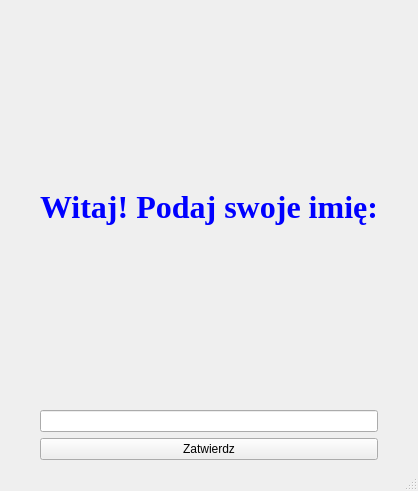
<?xml version="1.0" encoding="UTF-8"?>
<ui version="4.0">
 <class>MainWindow</class>
 <widget class="QMainWindow" name="MainWindow">
  <property name="geometry">
   <rect>
    <x>0</x>
    <y>0</y>
    <width>418</width>
    <height>491</height>
   </rect>
  </property>
  <property name="windowTitle">
   <string>MainWindow</string>
  </property>
  <widget class="QWidget" name="centralwidget">
   <layout class="QGridLayout" name="gridLayout">
    <item row="0" column="0">
     <spacer name="horizontalSpacer">
      <property name="orientation">
       <enum>Qt::Orientation::Horizontal</enum>
      </property>
      <property name="sizeHint" stdset="0">
       <size>
        <width>40</width>
        <height>20</height>
       </size>
      </property>
     </spacer>
    </item>
    <item row="0" column="2">
     <spacer name="horizontalSpacer_2">
      <property name="orientation">
       <enum>Qt::Orientation::Horizontal</enum>
      </property>
      <property name="sizeHint" stdset="0">
       <size>
        <width>40</width>
        <height>20</height>
       </size>
      </property>
     </spacer>
    </item>
    <item row="1" column="1">
     <widget class="QLineEdit" name="lineEditName"/>
    </item>
    <item row="0" column="1">
     <widget class="QLabel" name="labelPowitanie">
      <property name="font">
       <font>
        <family>Times New Roman</family>
        <pointsize>24</pointsize>
        <bold>true</bold>
       </font>
      </property>
      <property name="styleSheet">
       <string notr="true">QLabel {
color:blue

}</string>
      </property>
      <property name="text">
       <string>Witaj! Podaj swoje imię:</string>
      </property>
     </widget>
    </item>
    <item row="2" column="1">
     <widget class="QPushButton" name="pushButtonZatwierdzImie">
      <property name="text">
       <string>Zatwierdz</string>
      </property>
     </widget>
    </item>
   </layout>
  </widget>
  <widget class="QMenuBar" name="menubar">
   <property name="geometry">
    <rect>
     <x>0</x>
     <y>0</y>
     <width>418</width>
     <height>22</height>
    </rect>
   </property>
  </widget>
  <widget class="QStatusBar" name="statusbar"/>
 </widget>
 <resources/>
 <connections/>
</ui>
